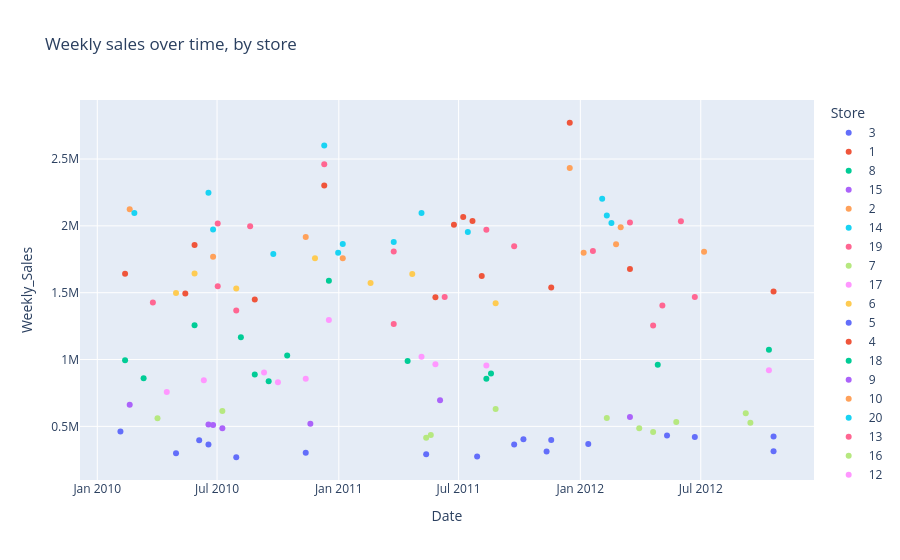

Write notebook code for a chart like this one.
### Markdown cell above
This chart places sales on a timeline, with one color per store, to look for a trend over time and for differences between stores. It keeps the 118 rows with both a date and a sales value. They go from 5 February 2010 to 19 October 2012.

### Code cell
dated = df.assign(Date=pd.to_datetime(df['Date'], format='%d-%m-%Y')).dropna(subset=['Date', 'Weekly_Sales']).sort_values('Date')
fig = px.scatter(dated, x='Date', y='Weekly_Sales', color=dated['Store'].astype(int).astype(str), title='Weekly sales over time, by store',
                 labels={'color': 'Store'})
fig.show()

### Figure 1 — Plotly figure (JSON) as saved in the notebook; plotly's stock layout.template omitted (floating-point values rounded to 4 significant figures)
{"data": [{"hovertemplate": "Store=3<br>Date=%{x}<br>Weekly_Sales=%{y}<extra></extra>", "legendgroup": "3", "marker": {"color": "#636efa", "symbol": "circle"}, "mode": "markers", "name": "3", "orientation": "v", "showlegend": true, "type": "scatter", "x": ["2010-02-05T00:00:00.000000000", "2010-06-04T00:00:00.000000000", "2010-06-18T00:00:00.000000000", "2011-09-23T00:00:00.000000000", "2011-10-07T00:00:00.000000000", "2011-11-18T00:00:00.000000000", "2012-01-13T00:00:00.000000000", "2012-05-11T00:00:00.000000000", "2012-06-22T00:00:00.000000000", "2012-10-19T00:00:00.000000000"], "xaxis": "x", "y": [461600.0, 397000.0, 364100.0, 365200.0, 403300.0, 398800.0, 367400.0, 432000.0, 419500.0, 424500.0], "yaxis": "y"}, {"hovertemplate": "Store=1<br>Date=%{x}<br>Weekly_Sales=%{y}<extra></extra>", "legendgroup": "1", "marker": {"color": "#EF553B", "symbol": "circle"}, "mode": "markers", "name": "1", "orientation": "v", "showlegend": true, "type": "scatter", "x": ["2010-02-12T00:00:00.000000000", "2010-05-14T00:00:00.000000000", "2010-08-27T00:00:00.000000000", "2011-05-27T00:00:00.000000000", "2011-08-05T00:00:00.000000000", "2011-11-18T00:00:00.000000000", "2012-03-16T00:00:00.000000000", "2012-10-19T00:00:00.000000000"], "xaxis": "x", "y": [1642000.0, 1494000.0, 1449000.0, 1466000.0, 1624000.0, 1539000.0, 1677000.0, 1508000.0], "yaxis": "y"}, {"hovertemplate": "Store=8<br>Date=%{x}<br>Weekly_Sales=%{y}<extra></extra>", "legendgroup": "8", "marker": {"color": "#00cc96", "symbol": "circle"}, "mode": "markers", "name": "8", "orientation": "v", "showlegend": true, "type": "scatter", "x": ["2010-02-12T00:00:00.000000000", "2010-03-12T00:00:00.000000000", "2010-08-27T00:00:00.000000000", "2010-09-17T00:00:00.000000000", "2011-08-12T00:00:00.000000000", "2011-08-19T00:00:00.000000000"], "xaxis": "x", "y": [994800.0, 860300.0, 888800.0, 836700.0, 856800.0, 895100.0], "yaxis": "y"}, {"hovertemplate": "Store=15<br>Date=%{x}<br>Weekly_Sales=%{y}<extra></extra>", "legendgroup": "15", "marker": {"color": "#ab63fa", "symbol": "circle"}, "mode": "markers", "name": "15", "orientation": "v", "showlegend": true, "type": "scatter", "x": ["2010-02-19T00:00:00.000000000", "2011-06-03T00:00:00.000000000", "2012-03-16T00:00:00.000000000"], "xaxis": "x", "y": [660800.0, 695400.0, 570600.0], "yaxis": "y"}, {"hovertemplate": "Store=2<br>Date=%{x}<br>Weekly_Sales=%{y}<extra></extra>", "legendgroup": "2", "marker": {"color": "#FFA15A", "symbol": "circle"}, "mode": "markers", "name": "2", "orientation": "v", "showlegend": true, "type": "scatter", "x": ["2010-02-19T00:00:00.000000000", "2010-11-12T00:00:00.000000000", "2011-01-07T00:00:00.000000000", "2011-12-16T00:00:00.000000000", "2012-01-06T00:00:00.000000000", "2012-02-24T00:00:00.000000000"], "xaxis": "x", "y": [2124000.0, 1917000.0, 1758000.0, 2433000.0, 1800000.0, 1862000.0], "yaxis": "y"}, {"hovertemplate": "Store=14<br>Date=%{x}<br>Weekly_Sales=%{y}<extra></extra>", "legendgroup": "14", "marker": {"color": "#19d3f3", "symbol": "circle"}, "mode": "markers", "name": "14", "orientation": "v", "showlegend": true, "type": "scatter", "x": ["2010-02-26T00:00:00.000000000", "2010-06-18T00:00:00.000000000", "2010-12-10T00:00:00.000000000", "2011-01-07T00:00:00.000000000", "2011-03-25T00:00:00.000000000", "2011-05-06T00:00:00.000000000", "2011-07-15T00:00:00.000000000", "2012-02-10T00:00:00.000000000", "2012-02-17T00:00:00.000000000"], "xaxis": "x", "y": [2096000.0, 2249000.0, 2601000.0, 1865000.0, 1879000.0, 2096000.0, 1954000.0, 2077000.0, 2021000.0], "yaxis": "y"}, {"hovertemplate": "Store=19<br>Date=%{x}<br>Weekly_Sales=%{y}<extra></extra>", "legendgroup": "19", "marker": {"color": "#FF6692", "symbol": "circle"}, "mode": "markers", "name": "19", "orientation": "v", "showlegend": true, "type": "scatter", "x": ["2010-03-26T00:00:00.000000000", "2010-07-02T00:00:00.000000000", "2010-07-30T00:00:00.000000000", "2011-03-25T00:00:00.000000000", "2011-06-10T00:00:00.000000000", "2012-04-20T00:00:00.000000000", "2012-05-04T00:00:00.000000000", "2012-06-22T00:00:00.000000000"], "xaxis": "x", "y": [1427000.0, 1549000.0, 1366000.0, 1267000.0, 1467000.0, 1255000.0, 1405000.0, 1468000.0], "yaxis": "y"}, {"hovertemplate": "Store=7<br>Date=%{x}<br>Weekly_Sales=%{y}<extra></extra>", "legendgroup": "7", "marker": {"color": "#B6E880", "symbol": "circle"}, "mode": "markers", "name": "7", "orientation": "v", "showlegend": true, "type": "scatter", "x": ["2010-04-02T00:00:00.000000000", "2011-05-13T00:00:00.000000000", "2011-08-26T00:00:00.000000000", "2012-02-10T00:00:00.000000000", "2012-04-20T00:00:00.000000000", "2012-05-25T00:00:00.000000000", "2012-09-07T00:00:00.000000000"], "xaxis": "x", "y": [561100.0, 414100.0, 630000.0, 563500.0, 457300.0, 532700.0, 597900.0], "yaxis": "y"}, {"hovertemplate": "Store=17<br>Date=%{x}<br>Weekly_Sales=%{y}<extra></extra>", "legendgroup": "17", "marker": {"color": "#FF97FF", "symbol": "circle"}, "mode": "markers", "name": "17", "orientation": "v", "showlegend": true, "type": "scatter", "x": ["2010-04-16T00:00:00.000000000", "2010-06-11T00:00:00.000000000", "2010-10-01T00:00:00.000000000", "2010-11-12T00:00:00.000000000", "2012-10-12T00:00:00.000000000"], "xaxis": "x", "y": [757700.0, 845300.0, 829200.0, 855500.0, 919900.0], "yaxis": "y"}, {"hovertemplate": "Store=6<br>Date=%{x}<br>Weekly_Sales=%{y}<extra></extra>", "legendgroup": "6", "marker": {"color": "#FECB52", "symbol": "circle"}, "mode": "markers", "name": "6", "orientation": "v", "showlegend": true, "type": "scatter", "x": ["2010-04-30T00:00:00.000000000", "2010-05-28T00:00:00.000000000", "2010-07-30T00:00:00.000000000", "2011-02-18T00:00:00.000000000", "2011-04-22T00:00:00.000000000", "2011-08-26T00:00:00.000000000"], "xaxis": "x", "y": [1498000.0, 1644000.0, 1532000.0, 1572000.0, 1639000.0, 1420000.0], "yaxis": "y"}, {"hovertemplate": "Store=5<br>Date=%{x}<br>Weekly_Sales=%{y}<extra></extra>", "legendgroup": "5", "marker": {"color": "#636efa", "symbol": "circle"}, "mode": "markers", "name": "5", "orientation": "v", "showlegend": true, "type": "scatter", "x": ["2010-04-30T00:00:00.000000000", "2010-07-30T00:00:00.000000000", "2010-11-12T00:00:00.000000000", "2011-05-13T00:00:00.000000000", "2011-07-29T00:00:00.000000000", "2011-11-11T00:00:00.000000000", "2012-10-19T00:00:00.000000000"], "xaxis": "x", "y": [298700.0, 268900.0, 301800.0, 290900.0, 275100.0, 311900.0, 313400.0], "yaxis": "y"}, {"hovertemplate": "Store=4<br>Date=%{x}<br>Weekly_Sales=%{y}<extra></extra>", "legendgroup": "4", "marker": {"color": "#EF553B", "symbol": "circle"}, "mode": "markers", "name": "4", "orientation": "v", "showlegend": true, "type": "scatter", "x": ["2010-05-28T00:00:00.000000000", "2010-12-10T00:00:00.000000000", "2011-06-24T00:00:00.000000000", "2011-07-08T00:00:00.000000000", "2011-07-22T00:00:00.000000000", "2011-12-16T00:00:00.000000000"], "xaxis": "x", "y": [1858000.0, 2303000.0, 2008000.0, 2067000.0, 2036000.0, 2771000.0], "yaxis": "y"}, {"hovertemplate": "Store=18<br>Date=%{x}<br>Weekly_Sales=%{y}<extra></extra>", "legendgroup": "18", "marker": {"color": "#00cc96", "symbol": "circle"}, "mode": "markers", "name": "18", "orientation": "v", "showlegend": true, "type": "scatter", "x": ["2010-05-28T00:00:00.000000000", "2010-08-06T00:00:00.000000000", "2010-10-15T00:00:00.000000000", "2010-12-17T00:00:00.000000000", "2011-04-15T00:00:00.000000000", "2012-04-27T00:00:00.000000000", "2012-10-12T00:00:00.000000000"], "xaxis": "x", "y": [1256000.0, 1166000.0, 1030000.0, 1588000.0, 988200.0, 961200.0, 1074000.0], "yaxis": "y"}, {"hovertemplate": "Store=9<br>Date=%{x}<br>Weekly_Sales=%{y}<extra></extra>", "legendgroup": "9", "marker": {"color": "#ab63fa", "symbol": "circle"}, "mode": "markers", "name": "9", "orientation": "v", "showlegend": true, "type": "scatter", "x": ["2010-06-18T00:00:00.000000000", "2010-06-25T00:00:00.000000000", "2010-07-09T00:00:00.000000000", "2010-11-19T00:00:00.000000000"], "xaxis": "x", "y": [513100.0, 509300.0, 485400.0, 519800.0], "yaxis": "y"}, {"hovertemplate": "Store=10<br>Date=%{x}<br>Weekly_Sales=%{y}<extra></extra>", "legendgroup": "10", "marker": {"color": "#FFA15A", "symbol": "circle"}, "mode": "markers", "name": "10", "orientation": "v", "showlegend": true, "type": "scatter", "x": ["2010-06-25T00:00:00.000000000", "2012-03-02T00:00:00.000000000", "2012-07-06T00:00:00.000000000"], "xaxis": "x", "y": [1768000.0, 1990000.0, 1806000.0], "yaxis": "y"}, {"hovertemplate": "Store=20<br>Date=%{x}<br>Weekly_Sales=%{y}<extra></extra>", "legendgroup": "20", "marker": {"color": "#19d3f3", "symbol": "circle"}, "mode": "markers", "name": "20", "orientation": "v", "showlegend": true, "type": "scatter", "x": ["2010-06-25T00:00:00.000000000", "2010-09-24T00:00:00.000000000", "2010-12-31T00:00:00.000000000", "2012-02-03T00:00:00.000000000"], "xaxis": "x", "y": [1973000.0, 1790000.0, 1800000.0, 2204000.0], "yaxis": "y"}, {"hovertemplate": "Store=13<br>Date=%{x}<br>Weekly_Sales=%{y}<extra></extra>", "legendgroup": "13", "marker": {"color": "#FF6692", "symbol": "circle"}, "mode": "markers", "name": "13", "orientation": "v", "showlegend": true, "type": "scatter", "x": ["2010-07-02T00:00:00.000000000", "2010-08-20T00:00:00.000000000", "2010-12-10T00:00:00.000000000", "2011-03-25T00:00:00.000000000", "2011-08-12T00:00:00.000000000", "2011-09-23T00:00:00.000000000", "2012-01-20T00:00:00.000000000", "2012-03-16T00:00:00.000000000", "2012-06-01T00:00:00.000000000"], "xaxis": "x", "y": [2018000.0, 1997000.0, 2461000.0, 1808000.0, 1970000.0, 1847000.0, 1812000.0, 2026000.0, 2035000.0], "yaxis": "y"}, {"hovertemplate": "Store=16<br>Date=%{x}<br>Weekly_Sales=%{y}<extra></extra>", "legendgroup": "16", "marker": {"color": "#B6E880", "symbol": "circle"}, "mode": "markers", "name": "16", "orientation": "v", "showlegend": true, "type": "scatter", "x": ["2010-07-09T00:00:00.000000000", "2011-05-20T00:00:00.000000000", "2012-03-30T00:00:00.000000000", "2012-09-14T00:00:00.000000000"], "xaxis": "x", "y": [614300.0, 435400.0, 485100.0, 526500.0], "yaxis": "y"}, {"hovertemplate": "Store=12<br>Date=%{x}<br>Weekly_Sales=%{y}<extra></extra>", "legendgroup": "12", "marker": {"color": "#FF97FF", "symbol": "circle"}, "mode": "markers", "name": "12", "orientation": "v", "showlegend": true, "type": "scatter", "x": ["2010-09-10T00:00:00.000000000", "2010-12-17T00:00:00.000000000", "2011-05-06T00:00:00.000000000", "2011-05-27T00:00:00.000000000", "2011-08-12T00:00:00.000000000"], "xaxis": "x", "y": [903100.0, 1296000.0, 1021000.0, 964300.0, 955900.0], "yaxis": "y"}, {"hovertemplate": "Store=11<br>Date=%{x}<br>Weekly_Sales=%{y}<extra></extra>", "legendgroup": "11", "marker": {"color": "#FECB52", "symbol": "circle"}, "mode": "markers", "name": "11", "orientation": "v", "showlegend": true, "type": "scatter", "x": ["2010-11-26T00:00:00.000000000"], "xaxis": "x", "y": [1757000.0], "yaxis": "y"}], "layout": {"legend": {"title": {"text": "Store"}, "tracegroupgap": 0}, "title": {"text": "Weekly sales over time, by store"}, "xaxis": {"anchor": "y", "domain": [0.0, 1.0], "title": {"text": "Date"}}, "yaxis": {"anchor": "x", "domain": [0.0, 1.0], "title": {"text": "Weekly_Sales"}}}}
